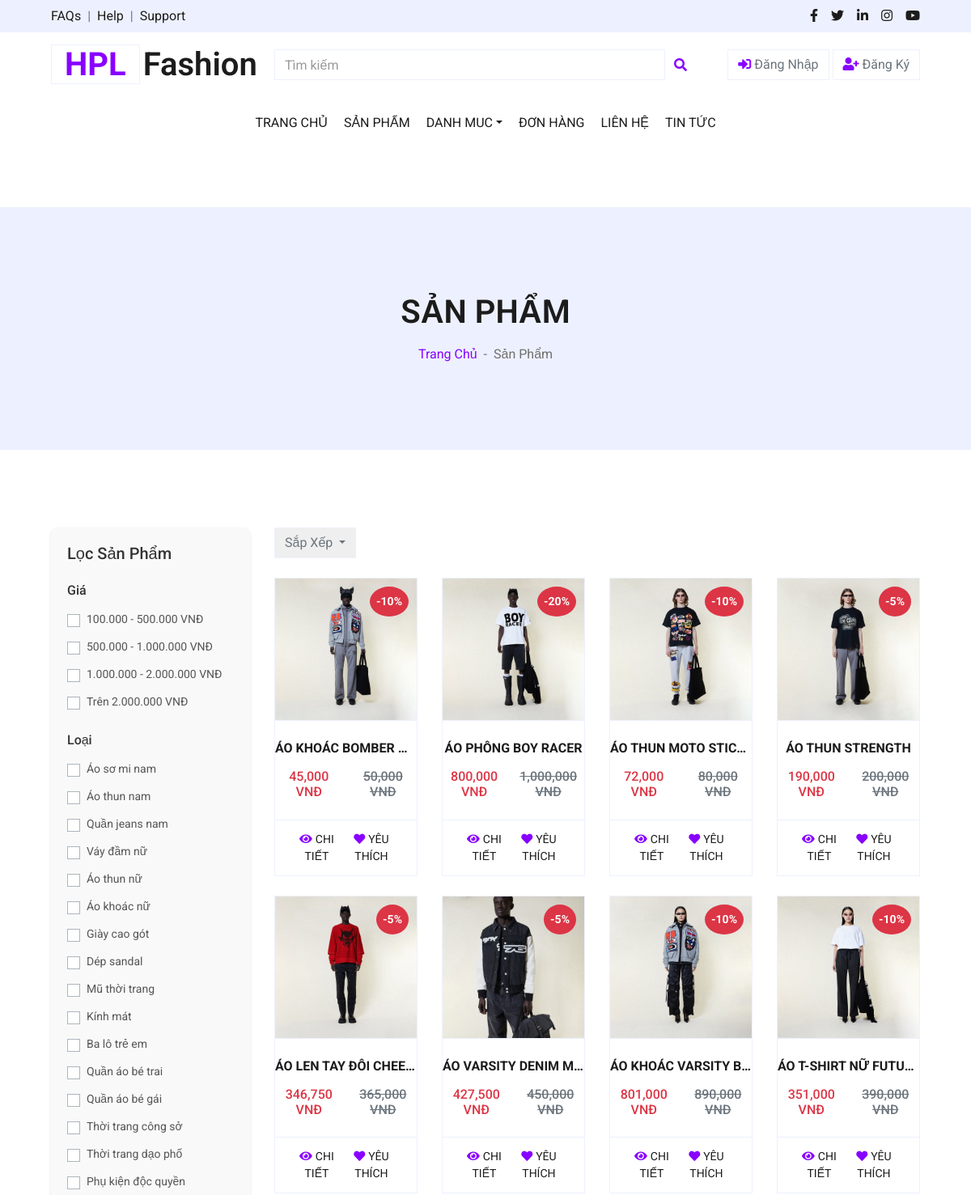
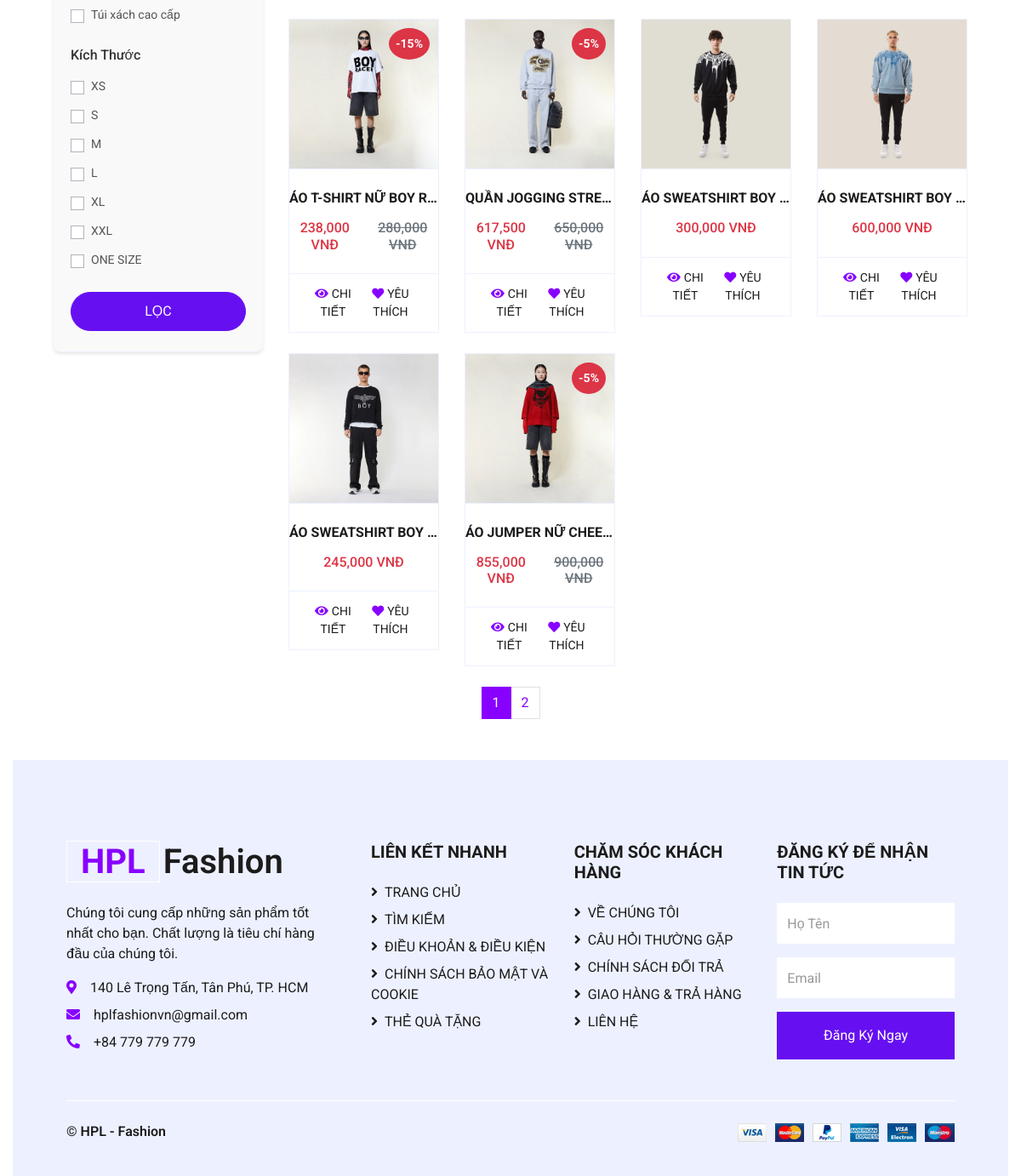
Page /views/shop.php on the committed database (2 pictures, top to bottom).
### tables this page shows
CREATE TABLE `products` (
  `product_id` int NOT NULL,
  `product_name` varchar(255) NOT NULL,
  `price` int NOT NULL,
  `category_id` int DEFAULT NULL,
  `subcategory_id` int NOT NULL,
  `image` varchar(255) DEFAULT NULL,
  `image2` varchar(255) DEFAULT NULL,
  `image3` varchar(255) DEFAULT NULL,
  `description` varchar(255) DEFAULT NULL,
  `size` text,
  `discount` int DEFAULT '0',
  `type_id` int DEFAULT NULL,
  `view_count` int DEFAULT '0',
  `created_at` datetime DEFAULT CURRENT_TIMESTAMP
);

### config/Database.php (called while the page is built, shortened)
<?php
class Database {
    private static $servername = "localhost";
    private static $username = "root";
    private static $password = "";
    private static $dbname = "shopthoitrang";
    private static $conn = null;
    public static function getConnection() {
        if (self::$conn === null) {
            self::$conn = new mysqli(self::$servername, self::$username, self::$password, self::$dbname);
        }
        return self::$conn;
    }
    public static function query($sql) {
        $conn = self::getConnection();
        return $conn->query($sql);
    }
}
?>

### views/shop.php (the view, shortened to what this page needs)
<?php
include('../config/database.php');
$limit = 14;
$page = max(1, (int)($_GET['page'] ?? 1));
$offset = ($page - 1) * $limit;
$conditions = [];
$whereClause = $conditions ? "WHERE " . implode(" AND ", $conditions) : "";
$sort_by = $_GET['sort_by'] ?? '';
switch ($sort_by) {
    default:
        $orderClause = "ORDER BY product_id ASC";
}
$result = Database::query("SELECT * FROM products $whereClause $orderClause LIMIT $limit OFFSET $offset");
$totalProducts = Database::query("SELECT COUNT(*) as total FROM products $whereClause")->fetch_assoc()['total'];
$totalPages = ceil($totalProducts / $limit);
?>
<!DOCTYPE html>
<html lang="en">
<head>
    <link href="https://cdnjs.cloudflare.com/ajax/libs/font-awesome/5.10.0/css/all.min.css" rel="stylesheet">
    <link href="../css/style.css" rel="stylesheet">
</head>
<body>
    <?php include '../includes/header.php'; ?>
    <div class="container-fluid bg-secondary mb-5">
        <div class="d-flex flex-column align-items-center justify-content-center" style="min-height: 300px">
            <h1 class="font-weight-semi-bold text-uppercase mb-3">Sản Phẩm</h1>
            <div class="d-inline-flex">
                <p class="m-0"><a href="../index.php">Trang Chủ</a></p>
                <p class="m-0 px-2">-</p>
                <p class="m-0">Sản Phẩm</p>
            </div>
        </div>
    </div>
    <div class="container-fluid pt-5">
        <div class="row px-xl-5">
            <div class="col-lg-3 col-md-12 filter-container">
                <?php include '../includes/filter.php'; ?>
            </div>
            <div class="col-lg-9 col-md-12">
                <div class="dropdown ml-8">
                    <button class="btn border dropdown-toggle" type="button" id="triggerId" data-toggle="dropdown" aria-haspopup="true" aria-expanded="false">Sắp Xếp
                    </button>
                </div>
                <br>
                <div class="row">
                    <?php while ($product = $result->fetch_assoc()): ?>
                        <div class="col-lg-3 col-md-4 col-sm-6 mb-4">
                            <div class="card product-item border-0">
                                <div class="card-header product-img position-relative overflow-hidden bg-transparent border p-0">
                                    <?php $imagePath = (substr($product['image'], 0, 4) == 'http') ? $product['image'] : '../assets/img_product/' . $product['image']; ?>
                                    <img class="img-fluid w-100" src="<?= $imagePath ?>" alt="<?= $product['product_name'] ?>">
                                    <?php if ($product['discount'] > 0): ?>
                                        <div class="discount-badge position-absolute top-0 right-0 bg-danger text-white p-2" style="font-size: 14px; font-weight: bold; border-radius: 50%;">
                                            -<?= $product['discount'] ?>%
                                        </div>
                                    <?php endif; ?>
                                </div>
                                <div class="card-body border-left border-right text-center p-0 pt-4 pb-3">
                                    <h6 class="text-truncate mb-3" style="font-weight: bold;"><?= $product['product_name'] ?></h6>
                                    <div class="d-flex justify-content-center">
                                        <?php
                                        $discount = $product['discount'];
                                        $discounted_price = $product['price'] * (1 - $discount / 100);
                                        ?>
                                        <h6 class="text-danger"><?= number_format($discounted_price) ?> VNĐ</h6>
                                        <?php if ($discount > 0): ?>
                                            <h6 class="text-muted ml-2"><del><?= number_format($product['price']) ?> VNĐ</del></h6>
                                        <?php endif; ?>
                                    </div>
                                </div>
                                <div class="card-footer d-flex justify-content-between bg-light border">
                                    <a href="detail.php?id=<?= $product['product_id'] ?>" class="btn btn-sm text-dark p-0">
                                        <i class="fas fa-eye text-primary mr-1"></i><span class="fw-bold">CHI TIẾT</span>
                                    </a>
                                    <form method="POST" action="" class="d-flex align-items-center">
                                        <button type="submit" name="add_to_favorites" class="btn btn-sm text-dark p-0 bg-white">
                                            <i class="fas fa-heart text-primary mr-1"></i><span class="fw-bold">YÊU THÍCH</span>
                                        </button>
                                    </form>
                                </div>
                            </div>
                        </div>
                    <?php endwhile; ?>
                </div>
            </div>
            <nav aria-label="Page navigation" class="d-flex justify-content-center">
            <ul class="pagination">
                <?php for ($i = 1; $i <= $totalPages; $i++): ?>
                    <li class="page-item <?= $i === $page ? 'active' : '' ?>">
                        <a class="page-link" href="?page=<?= $i ?>"><?= $i ?></a>
                    </li>
                <?php endfor; ?>
            </ul>
        </nav>
    </div>
    <?php include '../includes/footer.php'; ?>
</body>
</html>

### views/shop.php (style rules this page uses)
nav[aria-label="Page navigation"] { display: flex; justify-content: center; width: 100%; }
.pagination { margin: 0; }
.discount-badge { top: 10px; right: 10px; background-color: red; color: white; font-size: 10px; font-weight: bold; padding: 5px 10px; border-radius: 50%; z-index: 10; }

### rows in the picture
products: image (picture), discount "10", product_name "ÁO KHOÁC BOMBER…", discounted_price "45,000", price "50,000"
products: image (picture), discount "20", product_name "ÁO PHÔNG BOY RACER", discounted_price "800,000", price "1,000,000"
products: image (picture), discount "10", product_name "ÁO THUN MOTO STIC…", discounted_price "72,000", price "80,000"
products: image (picture), discount "5", product_name "ÁO THUN STRENGTH", discounted_price "190,000", price "200,000"
products: image (picture), discount "5", product_name "ÁO LEN TAY ĐÔI CHEE…", discounted_price "346,750", price "365,000"
products: image (picture), discount "5", product_name "ÁO VARSITY DENIM M…", discounted_price "427,500", price "450,000"
products: image (picture), discount "10", product_name "ÁO KHOÁC VARSITY B…", discounted_price "801,000", price "890,000"
products: image (picture), discount "10", product_name "ÁO T-SHIRT NỮ FUTU…", discounted_price "351,000", price "390,000"
products: image (picture), discount "15", product_name "ÁO T-SHIRT NỮ BOY R…", discounted_price "238,000", price "280,000"
products: image (picture), discount "5", product_name "QUẦN JOGGING STRE…", discounted_price "617,500", price "650,000"
products: image (picture), product_name "ÁO SWEATSHIRT BOY…", discounted_price "300,000"
products: image (picture), product_name "ÁO SWEATSHIRT BOY…", discounted_price "600,000"
products: image (picture), product_name "ÁO SWEATSHIRT BOY…", discounted_price "245,000"
products: image (picture), discount "5", product_name "ÁO JUMPER NỮ CHEE…", discounted_price "855,000", price "900,000"

### other values in the picture
$size "XS"
$size "S"
$size "M"
$size "L"
$size "XL"
$size "XXL"
$size "ONE SIZE"
